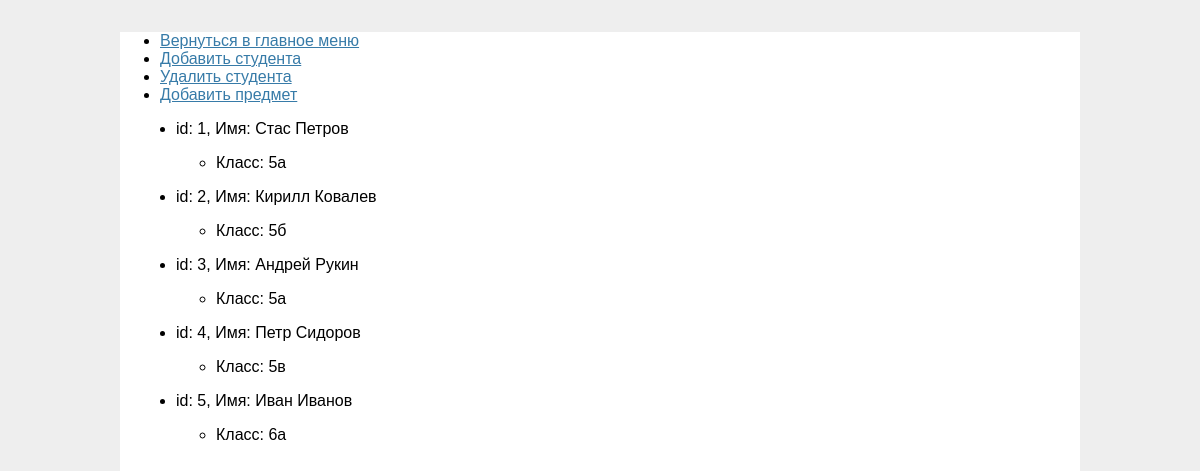
Page /edit_journal on the committed database.
### teacher/model.py (models this page shows, shortened)
class Student(db.Model):
    __tablename__ = 'students'
    id = db.Column(db.Integer, primary_key=True)
    fullname = db.Column(db.String(50), nullable = True)
    group_id = db.Column(db.Integer, db.ForeignKey('groups.id'))
    group = relationship("Group", backref="students")

class Group(db.Model):
    __tablename__ = 'groups'
    id = db.Column(db.Integer, primary_key=True)
    group_name = db.Column(db.String(50), nullable = True)

### teacher/__init__.py (the view)
    @app.route('/edit_journal', methods=('POST', 'GET'))
    def edit_journal():
        all = []
        try:
            all_students = Student.query.all()
            groups = Group.query.all()
        except:
            print('Ошибка чтения БД')
        return render_template('edit_journal.html', title='Редактировать журнал', all_students=all_students, groups=groups)

### teacher/templates/edit_journal.html (shortened to what this page needs)
<!DOCTYPE html>
<html>
<head>
    <link type="text/css" href="{{ url_for('static', filename='style.css')}}" rel="stylesheet" />
</head>
<body>
    <ul class="mainmenu">
        <li><a href="{{ url_for('hello_teacher') }}">Вернуться в главное меню</a></li>
        <li><a href="{{ url_for('add_student_and_class') }}">Добавить студента</a></li>
        <li><a href="{{ url_for('delete_student') }}">Удалить студента</a></li>
        <li><a href="{{ url_for('add_course') }}">Добавить предмет</a></li>
    </ul>
<div class="content">
    {% block content %}
    <ul>
        {% for student in all_students %}
        <li><p>id: {{student.id}}, Имя: {{ student.fullname }}</p>
            <ul>
                {% for group in groups %}
                {% if student.group_id == group.id: %}
                    <li>Класс: {{ group.group_name }}</li>
                {% endif %}
                {% endfor %}
            </ul>
        </li>
        {% endfor %}
    </ul>
    {% endblock %}
</div>
</body>
</html>

### teacher/static/style.css (style rules this page uses)
html { font-family: sans-serif; background: #eee; padding: 1rem; }
body { max-width: 960px; margin: 0 auto; background: white; }
a { color: #377ba8; }
.content { padding: 0 1rem 1rem; }
.content:last-child { margin-bottom: 0; }

### rows in the picture
Student: id "1", fullname "Стас Петров"
Group: group_name "5а"
Student: id "2", fullname "Кирилл Ковалев"
Group: group_name "5б"
Student: id "3", fullname "Андрей Рукин"
Student: id "4", fullname "Петр Сидоров"
Group: group_name "5в"
Student: id "5", fullname "Иван Иванов"
Group: group_name "6а"
